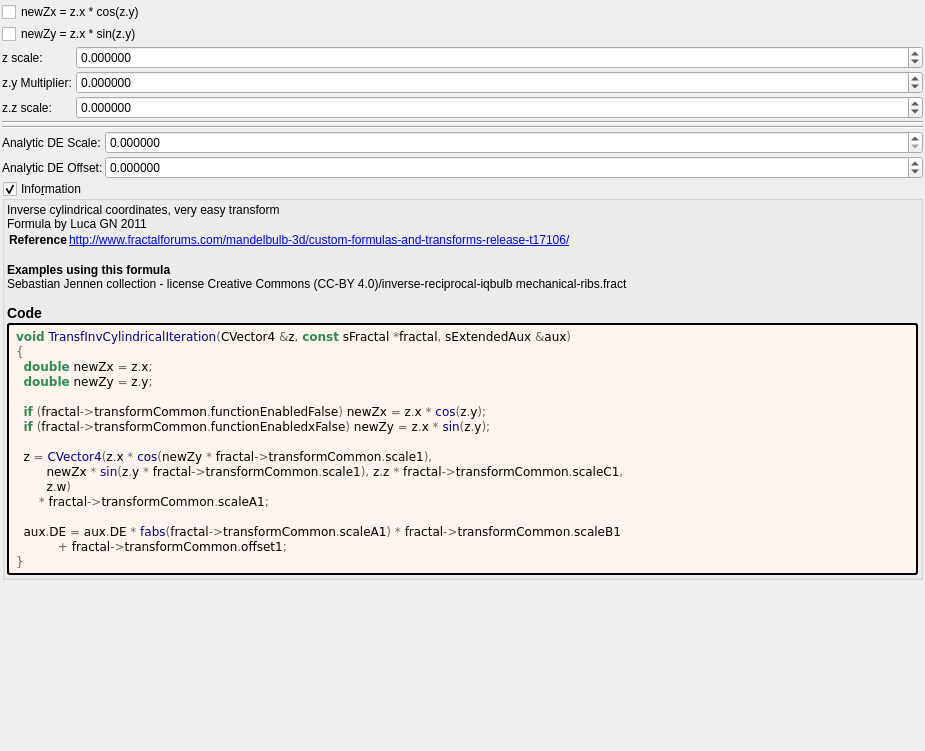
<?xml version="1.0" encoding="UTF-8"?>
<ui version="4.0">
 <class>Form</class>
 <widget class="QWidget" name="Form">
  <property name="geometry">
   <rect>
    <x>0</x>
    <y>0</y>
    <width>925</width>
    <height>751</height>
   </rect>
  </property>
  <property name="windowTitle">
   <string notr="true">transf_inv_cylindrical</string>
  </property>
  <layout class="QVBoxLayout" name="verticalLayout">
   <property name="spacing">
    <number>2</number>
   </property>
   <property name="leftMargin">
    <number>2</number>
   </property>
   <property name="topMargin">
    <number>2</number>
   </property>
   <property name="rightMargin">
    <number>2</number>
   </property>
   <property name="bottomMargin">
    <number>2</number>
   </property>
   <item>
    <layout class="QGridLayout" name="gridLayout_44" columnstretch="0,0,1">
     <property name="spacing">
      <number>2</number>
     </property>
     <item row="6" column="0" colspan="3">
      <widget class="Line" name="line_33">
       <property name="orientation">
        <enum>Qt::Horizontal</enum>
       </property>
      </widget>
     </item>
     <item row="2" column="0">
      <widget class="QLabel" name="label_112">
       <property name="text">
        <string>z scale:</string>
       </property>
      </widget>
     </item>
     <item row="3" column="0">
      <widget class="QLabel" name="label_113">
       <property name="text">
        <string>z.y Multiplier:</string>
       </property>
      </widget>
     </item>
     <item row="2" column="2">
      <widget class="MyDoubleSpinBox" name="spinbox_transf_scaleA_1">
       <property name="sizePolicy">
        <sizepolicy hsizetype="Minimum" vsizetype="Maximum">
         <horstretch>0</horstretch>
         <verstretch>0</verstretch>
        </sizepolicy>
       </property>
       <property name="prefix">
        <string/>
       </property>
       <property name="suffix">
        <string/>
       </property>
       <property name="decimals">
        <number>6</number>
       </property>
       <property name="minimum">
        <double>-99.989999999999995</double>
       </property>
       <property name="maximum">
        <double>99.989999999999995</double>
       </property>
       <property name="singleStep">
        <double>0.100000000000000</double>
       </property>
      </widget>
     </item>
     <item row="5" column="0" colspan="3">
      <widget class="Line" name="line_30">
       <property name="orientation">
        <enum>Qt::Horizontal</enum>
       </property>
      </widget>
     </item>
     <item row="3" column="2">
      <widget class="MyDoubleSpinBox" name="spinbox_transf_scale_1">
       <property name="sizePolicy">
        <sizepolicy hsizetype="Minimum" vsizetype="Maximum">
         <horstretch>0</horstretch>
         <verstretch>0</verstretch>
        </sizepolicy>
       </property>
       <property name="prefix">
        <string/>
       </property>
       <property name="suffix">
        <string/>
       </property>
       <property name="decimals">
        <number>6</number>
       </property>
       <property name="minimum">
        <double>-99.989999999999995</double>
       </property>
       <property name="maximum">
        <double>99.989999999999995</double>
       </property>
       <property name="singleStep">
        <double>0.100000000000000</double>
       </property>
      </widget>
     </item>
     <item row="4" column="0">
      <widget class="QLabel" name="label_114">
       <property name="text">
        <string>z.z scale:</string>
       </property>
      </widget>
     </item>
     <item row="4" column="2">
      <widget class="MyDoubleSpinBox" name="spinbox_transf_scaleC_1">
       <property name="sizePolicy">
        <sizepolicy hsizetype="Minimum" vsizetype="Maximum">
         <horstretch>0</horstretch>
         <verstretch>0</verstretch>
        </sizepolicy>
       </property>
       <property name="prefix">
        <string/>
       </property>
       <property name="suffix">
        <string/>
       </property>
       <property name="decimals">
        <number>6</number>
       </property>
       <property name="minimum">
        <double>-99.989999999999995</double>
       </property>
       <property name="maximum">
        <double>99.989999999999995</double>
       </property>
       <property name="singleStep">
        <double>0.100000000000000</double>
       </property>
      </widget>
     </item>
     <item row="0" column="0" colspan="3">
      <widget class="QCheckBox" name="checkBox_transf_function_enabled_false">
       <property name="text">
        <string notr="true">newZx = z.x * cos(z.y)</string>
       </property>
      </widget>
     </item>
     <item row="1" column="0" colspan="3">
      <widget class="QCheckBox" name="checkBox_transf_function_enabledx_false">
       <property name="text">
        <string notr="true">newZy = z.x * sin(z.y)</string>
       </property>
      </widget>
     </item>
    </layout>
   </item>
   <item>
    <layout class="QGridLayout" name="gridLayout" columnstretch="0,1">
     <item row="1" column="0">
      <widget class="QLabel" name="label_105">
       <property name="font">
        <font>
         <weight>50</weight>
         <bold>false</bold>
        </font>
       </property>
       <property name="text">
        <string>Analytic DE Scale:</string>
       </property>
      </widget>
     </item>
     <item row="1" column="1">
      <widget class="MyDoubleSpinBox" name="spinbox_transf_scaleB_1">
       <property name="sizePolicy">
        <sizepolicy hsizetype="Minimum" vsizetype="Maximum">
         <horstretch>0</horstretch>
         <verstretch>0</verstretch>
        </sizepolicy>
       </property>
       <property name="font">
        <font>
         <weight>50</weight>
         <bold>false</bold>
        </font>
       </property>
       <property name="prefix">
        <string/>
       </property>
       <property name="suffix">
        <string/>
       </property>
       <property name="decimals">
        <number>6</number>
       </property>
       <property name="minimum">
        <double>0.000000000000000</double>
       </property>
       <property name="maximum">
        <double>99.000000000000000</double>
       </property>
       <property name="singleStep">
        <double>0.100000000000000</double>
       </property>
      </widget>
     </item>
     <item row="2" column="0">
      <widget class="QLabel" name="label_106">
       <property name="font">
        <font>
         <weight>50</weight>
         <bold>false</bold>
        </font>
       </property>
       <property name="text">
        <string>Analytic DE Offset:</string>
       </property>
      </widget>
     </item>
     <item row="2" column="1">
      <widget class="MyDoubleSpinBox" name="spinbox_transf_offset_1">
       <property name="sizePolicy">
        <sizepolicy hsizetype="Minimum" vsizetype="Maximum">
         <horstretch>0</horstretch>
         <verstretch>0</verstretch>
        </sizepolicy>
       </property>
       <property name="font">
        <font>
         <weight>50</weight>
         <bold>false</bold>
        </font>
       </property>
       <property name="prefix">
        <string/>
       </property>
       <property name="suffix">
        <string/>
       </property>
       <property name="decimals">
        <number>6</number>
       </property>
       <property name="minimum">
        <double>-99.000000000000000</double>
       </property>
       <property name="maximum">
        <double>99.000000000000000</double>
       </property>
       <property name="singleStep">
        <double>0.100000000000000</double>
       </property>
      </widget>
     </item>
    </layout>
   </item>
   <item>
    <widget class="MyGroupBox" name="groupCheck_info">
     <property name="title">
      <string>Info&amp;rmation</string>
     </property>
     <property name="flat">
      <bool>false</bool>
     </property>
     <property name="checkable">
      <bool>true</bool>
     </property>
     <layout class="QVBoxLayout" name="verticalLayout_2">
      <property name="spacing">
       <number>2</number>
      </property>
      <property name="leftMargin">
       <number>2</number>
      </property>
      <property name="topMargin">
       <number>2</number>
      </property>
      <property name="rightMargin">
       <number>2</number>
      </property>
      <property name="bottomMargin">
       <number>2</number>
      </property>
      <item>
       <widget class="QLabel" name="label_information_general">
        <property name="text">
         <string notr="true">&lt;p&gt;Inverse cylindrical coordinates, very easy transform&lt;br&gt;Formula by Luca GN 2011&lt;/p&gt;&lt;table&gt;
&lt;tr&gt;&lt;th&gt;Reference&lt;/th&gt;&lt;td&gt;&lt;a href=&quot;http://www.fractalforums.com/mandelbulb-3d/custom-formulas-and-transforms-release-t17106/&quot;&gt;http://www.fractalforums.com/mandelbulb-3d/custom-formulas-and-transforms-release-t17106/&lt;br&gt;
&lt;/td&gt;&lt;/tr&gt;
&lt;/table&gt;
&lt;br&gt;&lt;b&gt;Examples using this formula&lt;/b&gt;&lt;br&gt;Sebastian Jennen collection - license Creative Commons  (CC-BY 4.0)/inverse-reciprocal-iqbulb mechanical-ribs.fract&lt;h3&gt;Code&lt;/h3&gt;</string>
        </property>
        <property name="wordWrap">
         <bool>true</bool>
        </property>
        <property name="openExternalLinks">
         <bool>true</bool>
        </property>
        <property name="textInteractionFlags">
         <set>Qt::LinksAccessibleByMouse|Qt::TextSelectableByMouse</set>
        </property>
       </widget>
      </item>
      <item>
       <widget class="QLabel" name="label_code_content">
        <property name="styleSheet">
         <string notr="true">border-style: outset; border-width: 2px; border-radius: 3px; border-color: black; background-color: #fff5ee; padding: 4px;</string>
        </property>
        <property name="text">
         <string notr="true">&lt;body style=&quot;background-color:#fff5ee&quot;&gt;
&lt;pre style=&quot;color:#000000; background-color:#fff5ee;  font-family:'Courier New',monospace;&quot;&gt;&lt;span style=&quot;color:#2e8b57; font-weight:bold&quot;&gt;void&lt;/span&gt; &lt;span style=&quot;color:#00008f&quot;&gt;TransfInvCylindricalIteration&lt;/span&gt;&lt;span style=&quot;color:#676767&quot;&gt;(&lt;/span&gt;CVector4 &lt;span style=&quot;color:#676767&quot;&gt;&amp;amp;&lt;/span&gt;z&lt;span style=&quot;color:#676767&quot;&gt;,&lt;/span&gt; &lt;span style=&quot;color:#2e8b57; font-weight:bold&quot;&gt;const&lt;/span&gt; sFractal &lt;span style=&quot;color:#676767&quot;&gt;*&lt;/span&gt;fractal&lt;span style=&quot;color:#676767&quot;&gt;,&lt;/span&gt; sExtendedAux &lt;span style=&quot;color:#676767&quot;&gt;&amp;amp;&lt;/span&gt;aux&lt;span style=&quot;color:#676767&quot;&gt;)&lt;/span&gt;
&lt;span style=&quot;color:#676767&quot;&gt;{&lt;/span&gt;
  &lt;span style=&quot;color:#2e8b57; font-weight:bold&quot;&gt;double&lt;/span&gt; newZx &lt;span style=&quot;color:#676767&quot;&gt;=&lt;/span&gt; z&lt;span style=&quot;color:#676767&quot;&gt;.&lt;/span&gt;x&lt;span style=&quot;color:#676767&quot;&gt;;&lt;/span&gt;
  &lt;span style=&quot;color:#2e8b57; font-weight:bold&quot;&gt;double&lt;/span&gt; newZy &lt;span style=&quot;color:#676767&quot;&gt;=&lt;/span&gt; z&lt;span style=&quot;color:#676767&quot;&gt;.&lt;/span&gt;y&lt;span style=&quot;color:#676767&quot;&gt;;&lt;/span&gt;

  &lt;span style=&quot;color:#2e8b57; font-weight:bold&quot;&gt;if&lt;/span&gt; &lt;span style=&quot;color:#676767&quot;&gt;(&lt;/span&gt;fractal&lt;span style=&quot;color:#676767&quot;&gt;-&amp;gt;&lt;/span&gt;transformCommon&lt;span style=&quot;color:#676767&quot;&gt;.&lt;/span&gt;functionEnabledFalse&lt;span style=&quot;color:#676767&quot;&gt;)&lt;/span&gt; newZx &lt;span style=&quot;color:#676767&quot;&gt;=&lt;/span&gt; z&lt;span style=&quot;color:#676767&quot;&gt;.&lt;/span&gt;x &lt;span style=&quot;color:#676767&quot;&gt;*&lt;/span&gt; &lt;span style=&quot;color:#00008f&quot;&gt;cos&lt;/span&gt;&lt;span style=&quot;color:#676767&quot;&gt;(&lt;/span&gt;z&lt;span style=&quot;color:#676767&quot;&gt;.&lt;/span&gt;y&lt;span style=&quot;color:#676767&quot;&gt;);&lt;/span&gt;
  &lt;span style=&quot;color:#2e8b57; font-weight:bold&quot;&gt;if&lt;/span&gt; &lt;span style=&quot;color:#676767&quot;&gt;(&lt;/span&gt;fractal&lt;span style=&quot;color:#676767&quot;&gt;-&amp;gt;&lt;/span&gt;transformCommon&lt;span style=&quot;color:#676767&quot;&gt;.&lt;/span&gt;functionEnabledxFalse&lt;span style=&quot;color:#676767&quot;&gt;)&lt;/span&gt; newZy &lt;span style=&quot;color:#676767&quot;&gt;=&lt;/span&gt; z&lt;span style=&quot;color:#676767&quot;&gt;.&lt;/span&gt;x &lt;span style=&quot;color:#676767&quot;&gt;*&lt;/span&gt; &lt;span style=&quot;color:#00008f&quot;&gt;sin&lt;/span&gt;&lt;span style=&quot;color:#676767&quot;&gt;(&lt;/span&gt;z&lt;span style=&quot;color:#676767&quot;&gt;.&lt;/span&gt;y&lt;span style=&quot;color:#676767&quot;&gt;);&lt;/span&gt;

  z &lt;span style=&quot;color:#676767&quot;&gt;=&lt;/span&gt; &lt;span style=&quot;color:#00008f&quot;&gt;CVector4&lt;/span&gt;&lt;span style=&quot;color:#676767&quot;&gt;(&lt;/span&gt;z&lt;span style=&quot;color:#676767&quot;&gt;.&lt;/span&gt;x &lt;span style=&quot;color:#676767&quot;&gt;*&lt;/span&gt; &lt;span style=&quot;color:#00008f&quot;&gt;cos&lt;/span&gt;&lt;span style=&quot;color:#676767&quot;&gt;(&lt;/span&gt;newZy &lt;span style=&quot;color:#676767&quot;&gt;*&lt;/span&gt; fractal&lt;span style=&quot;color:#676767&quot;&gt;-&amp;gt;&lt;/span&gt;transformCommon&lt;span style=&quot;color:#676767&quot;&gt;.&lt;/span&gt;scale1&lt;span style=&quot;color:#676767&quot;&gt;),&lt;/span&gt;
        newZx &lt;span style=&quot;color:#676767&quot;&gt;*&lt;/span&gt; &lt;span style=&quot;color:#00008f&quot;&gt;sin&lt;/span&gt;&lt;span style=&quot;color:#676767&quot;&gt;(&lt;/span&gt;z&lt;span style=&quot;color:#676767&quot;&gt;.&lt;/span&gt;y &lt;span style=&quot;color:#676767&quot;&gt;*&lt;/span&gt; fractal&lt;span style=&quot;color:#676767&quot;&gt;-&amp;gt;&lt;/span&gt;transformCommon&lt;span style=&quot;color:#676767&quot;&gt;.&lt;/span&gt;scale1&lt;span style=&quot;color:#676767&quot;&gt;),&lt;/span&gt; z&lt;span style=&quot;color:#676767&quot;&gt;.&lt;/span&gt;z &lt;span style=&quot;color:#676767&quot;&gt;*&lt;/span&gt; fractal&lt;span style=&quot;color:#676767&quot;&gt;-&amp;gt;&lt;/span&gt;transformCommon&lt;span style=&quot;color:#676767&quot;&gt;.&lt;/span&gt;scaleC1&lt;span style=&quot;color:#676767&quot;&gt;,&lt;/span&gt;
        z&lt;span style=&quot;color:#676767&quot;&gt;.&lt;/span&gt;w&lt;span style=&quot;color:#676767&quot;&gt;)&lt;/span&gt;
      &lt;span style=&quot;color:#676767&quot;&gt;*&lt;/span&gt; fractal&lt;span style=&quot;color:#676767&quot;&gt;-&amp;gt;&lt;/span&gt;transformCommon&lt;span style=&quot;color:#676767&quot;&gt;.&lt;/span&gt;scaleA1&lt;span style=&quot;color:#676767&quot;&gt;;&lt;/span&gt;

  aux&lt;span style=&quot;color:#676767&quot;&gt;.&lt;/span&gt;DE &lt;span style=&quot;color:#676767&quot;&gt;=&lt;/span&gt; aux&lt;span style=&quot;color:#676767&quot;&gt;.&lt;/span&gt;DE &lt;span style=&quot;color:#676767&quot;&gt;*&lt;/span&gt; &lt;span style=&quot;color:#00008f&quot;&gt;fabs&lt;/span&gt;&lt;span style=&quot;color:#676767&quot;&gt;(&lt;/span&gt;fractal&lt;span style=&quot;color:#676767&quot;&gt;-&amp;gt;&lt;/span&gt;transformCommon&lt;span style=&quot;color:#676767&quot;&gt;.&lt;/span&gt;scaleA1&lt;span style=&quot;color:#676767&quot;&gt;) *&lt;/span&gt; fractal&lt;span style=&quot;color:#676767&quot;&gt;-&amp;gt;&lt;/span&gt;transformCommon&lt;span style=&quot;color:#676767&quot;&gt;.&lt;/span&gt;scaleB1
           &lt;span style=&quot;color:#676767&quot;&gt;+&lt;/span&gt; fractal&lt;span style=&quot;color:#676767&quot;&gt;-&amp;gt;&lt;/span&gt;transformCommon&lt;span style=&quot;color:#676767&quot;&gt;.&lt;/span&gt;offset1&lt;span style=&quot;color:#676767&quot;&gt;;&lt;/span&gt;
&lt;span style=&quot;color:#676767&quot;&gt;}&lt;/span&gt;
&lt;/pre&gt;
&lt;/body&gt;</string>
        </property>
        <property name="wordWrap">
         <bool>true</bool>
        </property>
        <property name="openExternalLinks">
         <bool>true</bool>
        </property>
        <property name="textInteractionFlags">
         <set>Qt::LinksAccessibleByMouse|Qt::TextSelectableByMouse</set>
        </property>
       </widget>
      </item>
     </layout>
    </widget>
   </item>
   <item>
    <spacer name="verticalSpacer">
     <property name="orientation">
      <enum>Qt::Vertical</enum>
     </property>
     <property name="sizeHint" stdset="0">
      <size>
       <width>20</width>
       <height>40</height>
      </size>
     </property>
    </spacer>
   </item>
  </layout>
 </widget>
 <customwidgets>
  <customwidget>
   <class>MyDoubleSpinBox</class>
   <extends>QDoubleSpinBox</extends>
   <header>my_double_spin_box.h</header>
  </customwidget>
  <customwidget>
   <class>MyGroupBox</class>
   <extends>QGroupBox</extends>
   <header>my_group_box.h</header>
   <container>1</container>
  </customwidget>
 </customwidgets>
 <tabstops>
  <tabstop>checkBox_transf_function_enabled_false</tabstop>
  <tabstop>checkBox_transf_function_enabledx_false</tabstop>
  <tabstop>spinbox_transf_scaleA_1</tabstop>
  <tabstop>spinbox_transf_scale_1</tabstop>
  <tabstop>spinbox_transf_scaleC_1</tabstop>
  <tabstop>spinbox_transf_scaleB_1</tabstop>
  <tabstop>spinbox_transf_offset_1</tabstop>
  <tabstop>groupCheck_info</tabstop>
 </tabstops>
 <resources/>
 <connections/>
</ui>
